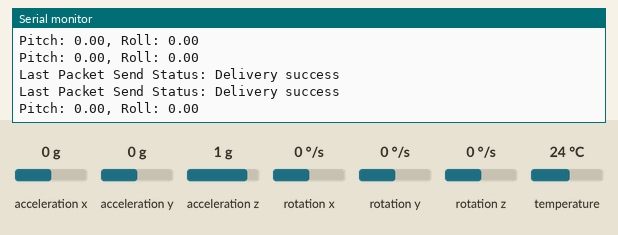
Recording of a sketch running on a simulated ESP8266 (NodeMCU). Parts: the last lines printed to the serial monitor. Inputs (shaded band) come from the test bench; at power-on: acceleration x 0 g, acceleration y 0 g, acceleration z 1 g, rotation x 0 °/s, rotation y 0 °/s, rotation z 0 °/s, temperature 24 °C.

Above: at 1.2 s.
1.3 s: acceleration x set to 0.8 g
At 2.1 s:
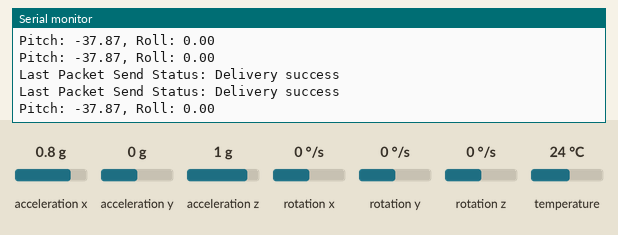
4.3 s: acceleration y set to -1.4 g
At 4.8 s:
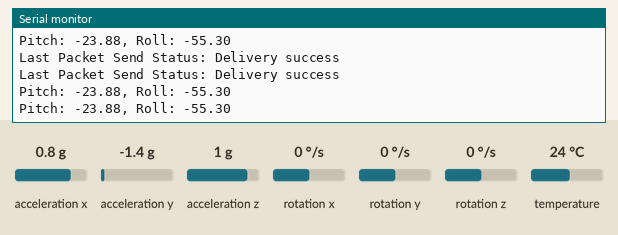
5.8 s: acceleration z set to -1.4 g
At 6.7 s:
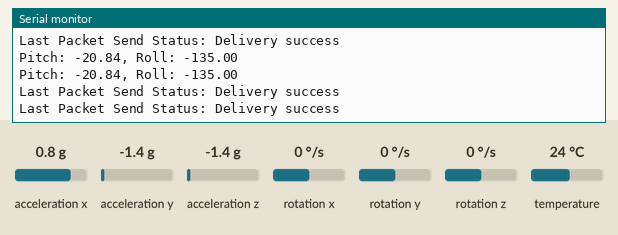
7.3 s: rotation x set to -192 °/s
Timing chart, 0 to 7.6 s (numbered marks = the images above; inputs shaded):
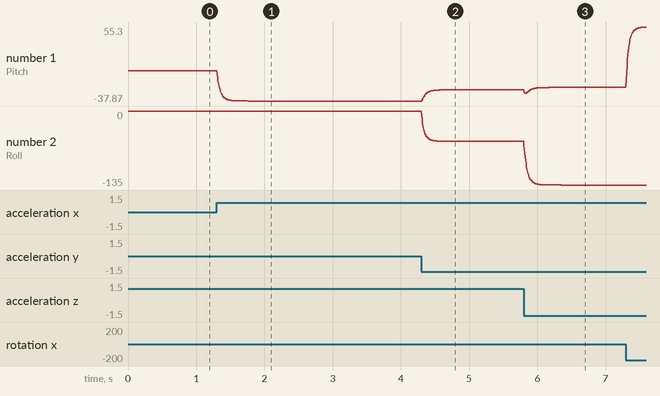

Measured:
- after the input at 1.3 s, the serial monitor: prints a new line at once (image 1)
- after the input at 4.3 s, the serial monitor: prints a new line at once (image 2)
- after the input at 5.8 s, the serial monitor: prints a new line at once (image 3)
- plotted number 1: 0 → -37.87 after the input at 1.3 s, -37.87 → -23.88 after the input at 4.3 s, -23.88 → -20.84 after the input at 5.8 s
- plotted number 2: 0 → -55.3 after the input at 4.3 s, -55.3 → -135 after the input at 5.8 s

The sketch:

send.ino
```cpp
//发送方
#include <ESP8266WiFi.h>
#include <Adafruit_MPU6050.h>
#include <Adafruit_Sensor.h>
#include <Servo.h>
#include <Wire.h>
#include <I2Cdev.h>
#include <espnow.h>

//接收方的mac地址
uint8_t broadcastAddress[] = { 0x24, 0xD7, 0xEB, 0xC8, 0xE5, 0xA5 };
//发送数据的结构体
typedef struct struct_message {
  int pitch;  //y轴
  int roll;   //x轴
  int yaw;    //z轴
} struct_message;
struct_message myData;

Adafruit_MPU6050 mpu;
int16_t ax, ay, az;
int16_t gx, gy, gz;
const float alpha = 0.9;  // 互补滤波器的alpha值，用于平滑角速度值
float angleX = 0;         // 绕X轴的角度
float angleY = 0;         // 绕Y轴的角度
float angleZ = 0;         // 绕Z轴的角度

//这是一个回调函数，将在发送消息时执行。
void OnDataSent(uint8_t *mac_addr, uint8_t sendStatus) {
  Serial.print("Last Packet Send Status: ");
  if (sendStatus == 0) {
    Serial.println("Delivery success");
  } else {
    Serial.println("Delivery fail");
  }
}

void setup() {

  Wire.begin();
  Serial.begin(115200);
  WiFi.mode(WIFI_STA);
  // if (!mpu.begin()) {
  //   Serial.println("Failed to find MPU6050 chip");
  //   while (1) {
  //     delay(10);
  //   }
  // }
  mpu.begin();
  mpu.setAccelerometerRange(MPU6050_RANGE_16_G);
  mpu.setGyroRange(MPU6050_RANGE_250_DEG);
  mpu.setFilterBandwidth(MPU6050_BAND_5_HZ);
  if (esp_now_init() != 0) {
    Serial.println("Error initializing ESP-NOW");
    return;
  }
  esp_now_set_self_role(ESP_NOW_ROLE_CONTROLLER);
  esp_now_register_send_cb(OnDataSent);
  //与另一个ESP-NOW设备配对以发送数据
  esp_now_add_peer(broadcastAddress, ESP_NOW_ROLE_SLAVE, 1, NULL, 0);
}

void loop() {
  if (mpu.begin()) {
    /* 使用读数获取新的传感器事件 */
    sensors_event_t a, g, temp;
    mpu.getEvent(&a, &g, &temp);

    ////acceleration就是加速度的意思///
    ax = a.acceleration.x;
    ay = a.acceleration.y;
    az = a.acceleration.z;

    gx = g.gyro.x;
    gy = g.gyro.y;
    gz = g.gyro.z;
    // 计算角速度值（单位：度/秒）
    float gyroX = gx / 131.0;
    float gyroY = gy / 131.0;
    float gyroZ = gz / 131.0;

    // 使用互补滤波器平滑角速度值
    angleX = alpha * (angleX + gyroX * 0.01) + (1 - alpha) * (ax / 16384.0);
    angleY = alpha * (angleY + gyroY * 0.01) + (1 - alpha) * (ay / 16384.0);
    angleZ = alpha * (angleZ + gyroZ * 0.01) + (1 - alpha) * (az / 16384.0);

    // 将角度转换为旋转角度（单位：度）
    float pitch = atan2(-angleX, sqrt(angleY * angleY + angleZ * angleZ)) * 180.0 / PI;
    float roll = atan2(angleY, angleZ) * 180.0 / PI;

    // 打印旋转角度
    Serial.print("Pitch: ");
    Serial.print(pitch);
    Serial.print(", Roll: ");
    Serial.println(roll);
    // 将传感器数据转换为机械臂控制信号
    int pos1 = map(pitch, -90, 90, 0, 180);
    int pos2 = map(roll, -90, 90, 0, 180);
    int pos3 = map(az, -90, 90, 0, 180);

    myData.pitch = pos1;
    myData.roll = pos2;
    myData.yaw = pos3;
    //发送消息
    esp_now_send(broadcastAddress, (uint8_t *)&myData, sizeof(myData));

    // delay(5);
  }
}
```
